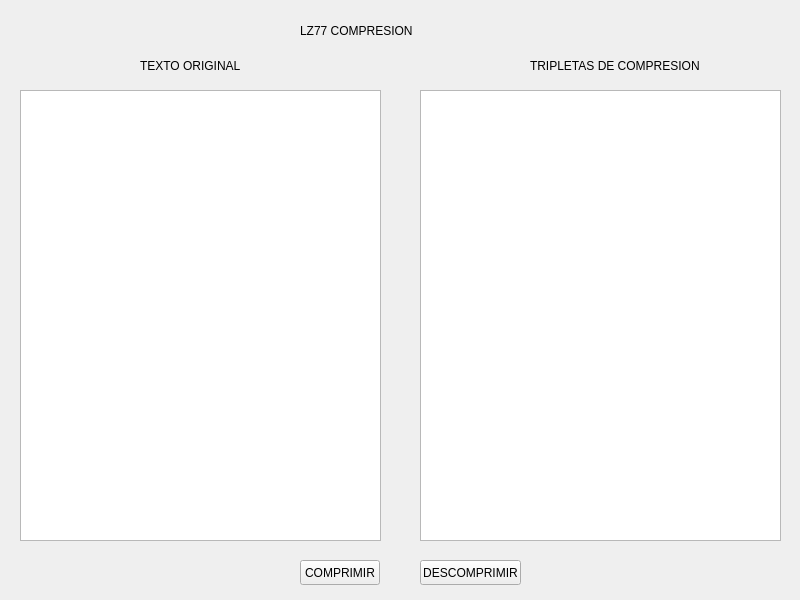
<?xml version="1.0" encoding="UTF-8"?>
<ui version="4.0">
 <class>MainWindow</class>
 <widget class="QMainWindow" name="MainWindow">
  <property name="geometry">
   <rect>
    <x>0</x>
    <y>0</y>
    <width>800</width>
    <height>600</height>
   </rect>
  </property>
  <property name="windowTitle">
   <string>MainWindow</string>
  </property>
  <widget class="QWidget" name="centralwidget">
   <widget class="QPlainTextEdit" name="input">
    <property name="geometry">
     <rect>
      <x>20</x>
      <y>90</y>
      <width>361</width>
      <height>451</height>
     </rect>
    </property>
   </widget>
   <widget class="QPlainTextEdit" name="output">
    <property name="geometry">
     <rect>
      <x>420</x>
      <y>90</y>
      <width>361</width>
      <height>451</height>
     </rect>
    </property>
   </widget>
   <widget class="QLabel" name="originalL">
    <property name="geometry">
     <rect>
      <x>140</x>
      <y>40</y>
      <width>111</width>
      <height>51</height>
     </rect>
    </property>
    <property name="text">
     <string>TEXTO ORIGINAL</string>
    </property>
   </widget>
   <widget class="QLabel" name="compressedL">
    <property name="geometry">
     <rect>
      <x>530</x>
      <y>40</y>
      <width>171</width>
      <height>51</height>
     </rect>
    </property>
    <property name="text">
     <string>TRIPLETAS DE COMPRESION</string>
    </property>
   </widget>
   <widget class="QPushButton" name="compressB">
    <property name="geometry">
     <rect>
      <x>300</x>
      <y>560</y>
      <width>80</width>
      <height>25</height>
     </rect>
    </property>
    <property name="text">
     <string>COMPRIMIR</string>
    </property>
   </widget>
   <widget class="QPushButton" name="decompressB">
    <property name="geometry">
     <rect>
      <x>420</x>
      <y>560</y>
      <width>101</width>
      <height>25</height>
     </rect>
    </property>
    <property name="text">
     <string>DESCOMPRIMIR</string>
    </property>
   </widget>
   <widget class="QLabel" name="title">
    <property name="geometry">
     <rect>
      <x>300</x>
      <y>10</y>
      <width>211</width>
      <height>41</height>
     </rect>
    </property>
    <property name="text">
     <string>LZ77 COMPRESION</string>
    </property>
    <property name="textFormat">
     <enum>Qt::PlainText</enum>
    </property>
   </widget>
  </widget>
 </widget>
 <resources/>
 <connections/>
</ui>
